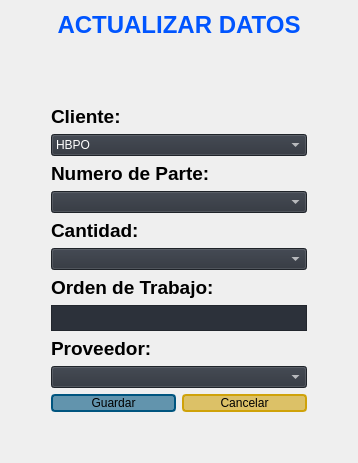
               <widget class="QWidget" name="Login_page">
                <property name="sizePolicy">
                 <sizepolicy hsizetype="Preferred" vsizetype="Preferred">
                  <horstretch>0</horstretch>
                  <verstretch>0</verstretch>
                 </sizepolicy>
                </property>
                <property name="maximumSize">
                 <size>
                  <width>16777215</width>
                  <height>16777215</height>
                 </size>
                </property>
                <layout class="QVBoxLayout" name="verticalLayout_17">
                 <item>
                  <layout class="QVBoxLayout" name="verticalLayout_35">
                   <item>
                    <widget class="QLabel" name="label_7">
                     <property name="text">
                      <string>&lt;html&gt;&lt;head/&gt;&lt;body&gt;&lt;p align=&quot;center&quot;&gt;&lt;span style=&quot; font-size:18pt; font-weight:700; color:#0055ff;&quot;&gt;ACTUALIZAR DATOS&lt;/span&gt;&lt;/p&gt;&lt;/body&gt;&lt;/html&gt;</string>
                     </property>
                    </widget>
                   </item>
                   <item>
                    <spacer name="verticalSpacer_2">
                     <property name="orientation">
                      <enum>Qt::Orientation::Vertical</enum>
                     </property>
                     <property name="sizeHint" stdset="0">
                      <size>
                       <width>20</width>
                       <height>40</height>
                      </size>
                     </property>
                    </spacer>
                   </item>
                   <item>
                    <layout class="QHBoxLayout" name="horizontalLayout_4">
                     <item>
                      <spacer name="horizontalSpacer_2">
                       <property name="orientation">
                        <enum>Qt::Orientation::Horizontal</enum>
                       </property>
                       <property name="sizeHint" stdset="0">
                        <size>
                         <width>40</width>
                         <height>20</height>
                        </size>
                       </property>
                      </spacer>
                     </item>
                     <item>
                      <layout class="QVBoxLayout" name="verticalLayout_15">
                       <item>
                        <spacer name="horizontalSpacer_3">
                         <property name="orientation">
                          <enum>Qt::Orientation::Horizontal</enum>
                         </property>
                         <property name="sizeHint" stdset="0">
                          <size>
                           <width>40</width>
                           <height>20</height>
                          </size>
                         </property>
                        </spacer>
                       </item>
                       <item>
                        <widget class="QLabel" name="label_13">
                         <property name="text">
                          <string>&lt;html&gt;&lt;head/&gt;&lt;body&gt;&lt;p&gt;&lt;span style=&quot; font-size:14pt; font-weight:700;&quot;&gt;Cliente:&lt;/span&gt;&lt;/p&gt;&lt;/body&gt;&lt;/html&gt;</string>
                         </property>
                        </widget>
                       </item>
                       <item>
                        <widget class="QComboBox" name="initBox_Cliente">
                         <property name="styleSheet">
                          <string notr="true">color: rgb(255, 255, 255);
font: 12pt &quot;Segoe UI&quot;;
background-color: rgb(44, 49, 58);</string>
                         </property>
                         <item>
                          <property name="text">
                           <string>HBPO</string>
                          </property>
                         </item>
                         <item>
                          <property name="text">
                           <string>CKD</string>
                          </property>
                         </item>
                         <item>
                          <property name="text">
                           <string>MERIDA</string>
                          </property>
                         </item>
                        </widget>
                       </item>
                       <item>
                        <widget class="QLabel" name="laabel">
                         <property name="text">
                          <string>&lt;html&gt;&lt;head/&gt;&lt;body&gt;&lt;p&gt;&lt;span style=&quot; font-size:14pt; font-weight:700;&quot;&gt;Numero de Parte:&lt;/span&gt;&lt;/p&gt;&lt;/body&gt;&lt;/html&gt;</string>
                         </property>
                        </widget>
                       </item>
                       <item>
                        <widget class="QComboBox" name="initBox_PartNo">
                         <property name="styleSheet">
                          <string notr="true">color: rgb(255, 255, 255);
font: 12pt &quot;Segoe UI&quot;;
background-color: rgb(44, 49, 58);</string>
                         </property>
                        </widget>
                       </item>
                       <item>
                        <widget class="QLabel" name="label_14">
                         <property name="text">
                          <string>&lt;html&gt;&lt;head/&gt;&lt;body&gt;&lt;p&gt;&lt;span style=&quot; font-size:14pt; font-weight:700;&quot;&gt;Cantidad:&lt;/span&gt;&lt;/p&gt;&lt;/body&gt;&lt;/html&gt;</string>
                         </property>
                        </widget>
                       </item>
                       <item>
                        <widget class="QComboBox" name="initBox_Cantidad">
                         <property name="styleSheet">
                          <string notr="true">color: rgb(255, 255, 255);
font: 12pt &quot;Segoe UI&quot;;
background-color: rgb(44, 49, 58);</string>
                         </property>
                        </widget>
                       </item>
                       <item>
                        <widget class="QLabel" name="label_16">
                         <property name="text">
                          <string>&lt;html&gt;&lt;head/&gt;&lt;body&gt;&lt;p&gt;&lt;span style=&quot; font-size:14pt; font-weight:700;&quot;&gt;Orden de Trabajo:&lt;/span&gt;&lt;/p&gt;&lt;/body&gt;&lt;/html&gt;</string>
                         </property>
                        </widget>
                       </item>
                       <item>
                        <widget class="QTextEdit" name="initTxt_OT">
                         <property name="maximumSize">
                          <size>
                           <width>16777215</width>
                           <height>26</height>
                          </size>
                         </property>
                         <property name="styleSheet">
                          <string notr="true">color: rgb(255, 255, 255);
font: 12pt &quot;Segoe UI&quot;;
background-color: rgb(44, 49, 58);</string>
                         </property>
                         <property name="verticalScrollBarPolicy">
                          <enum>Qt::ScrollBarPolicy::ScrollBarAlwaysOff</enum>
                         </property>
                        </widget>
                       </item>
                       <item>
                        <widget class="QLabel" name="label_15">
                         <property name="text">
                          <string>&lt;html&gt;&lt;head/&gt;&lt;body&gt;&lt;p&gt;&lt;span style=&quot; font-size:14pt; font-weight:700;&quot;&gt;Proveedor:&lt;/span&gt;&lt;/p&gt;&lt;/body&gt;&lt;/html&gt;</string>
                         </property>
                        </widget>
                       </item>
                       <item>
                        <widget class="QComboBox" name="initBox_Proveedor">
                         <property name="styleSheet">
                          <string notr="true">color: rgb(255, 255, 255);
font: 12pt &quot;Segoe UI&quot;;
background-color: rgb(44, 49, 58);</string>
                         </property>
                        </widget>
                       </item>
                       <item>
                        <layout class="QHBoxLayout" name="horizontalLayout_5">
                         <item>
                          <widget class="QPushButton" name="btn_initSave">
                           <property name="styleSheet">
                            <string notr="true">QPushButton{
background-color: rgba(0, 85, 127, 150);
font:18pt &quot;Segoe UI&quot;;
border-radius: 4px;
border: 2px solid black;
border-color: rgb(0, 85, 127);}

QPushButton:pressed {
	background-color: rgb(0, 85, 127);
}
</string>
                           </property>
                           <property name="text">
                            <string>Guardar</string>
                           </property>
                          </widget>
                         </item>
                         <item>
                          <widget class="QPushButton" name="btn_initCancel">
                           <property name="styleSheet">
                            <string notr="true">QPushButton{background-color: rgba(207, 162, 9,150);
font:18pt &quot;Segoe UI&quot;;
border-radius: 4px;
border: 2px solid black;
border-color: rgb(207, 162, 9);}

QPushButton:pressed {
	background-color: rgb(255, 233, 51 );
}</string>
                           </property>
                           <property name="text">
                            <string>Cancelar</string>
                           </property>
                          </widget>
                         </item>
                        </layout>
                       </item>
                      </layout>
                     </item>
                     <item>
                      <spacer name="horizontalSpacer">
                       <property name="orientation">
                        <enum>Qt::Orientation::Horizontal</enum>
                       </property>
                       <property name="sizeType">
                        <enum>QSizePolicy::Policy::Expanding</enum>
                       </property>
                       <property name="sizeHint" stdset="0">
                        <size>
                         <width>40</width>
                         <height>20</height>
                        </size>
                       </property>
                      </spacer>
                     </item>
                    </layout>
                   </item>
                  </layout>
                 </item>
                 <item>
                  <spacer name="verticalSpacer_3">
                   <property name="orientation">
                    <enum>Qt::Orientation::Vertical</enum>
                   </property>
                   <property name="sizeHint" stdset="0">
                    <size>
                     <width>20</width>
                     <height>40</height>
                    </size>
                   </property>
                  </spacer>
                 </item>
                </layout>
               </widget>
